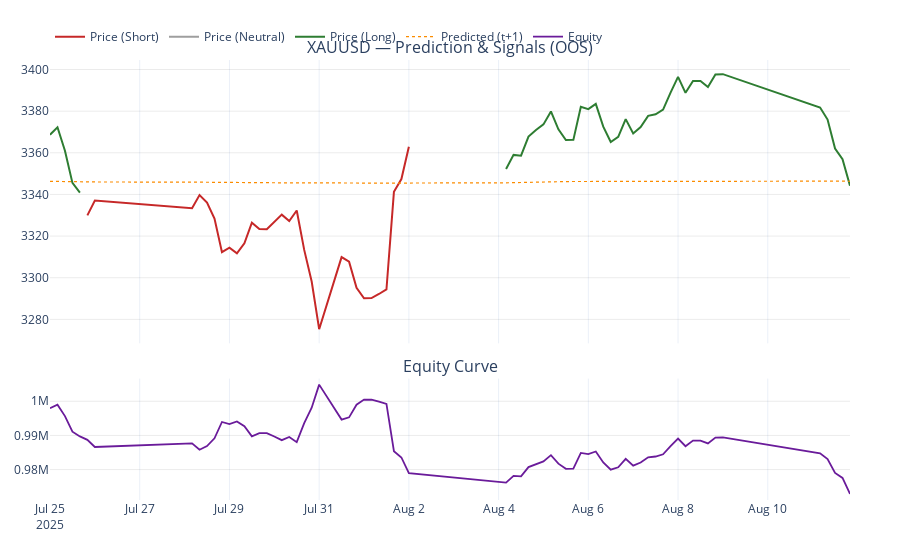
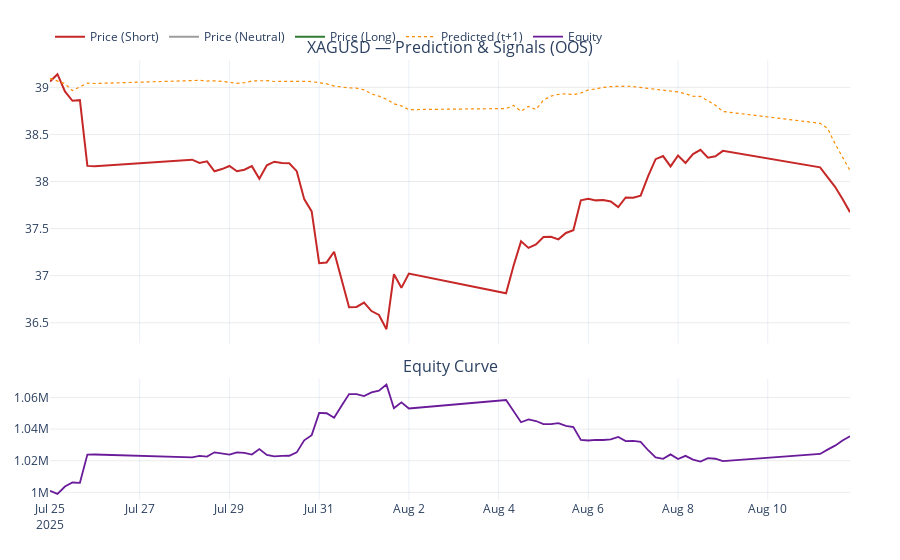
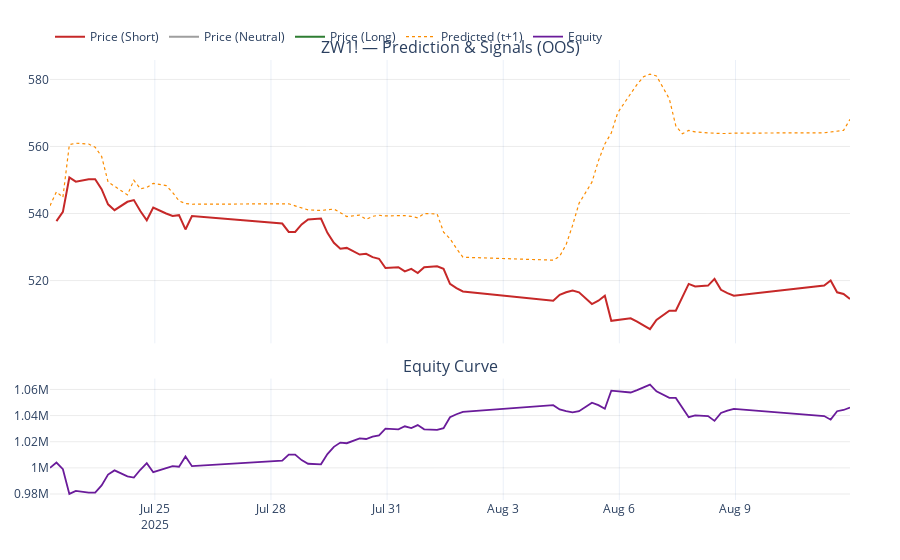
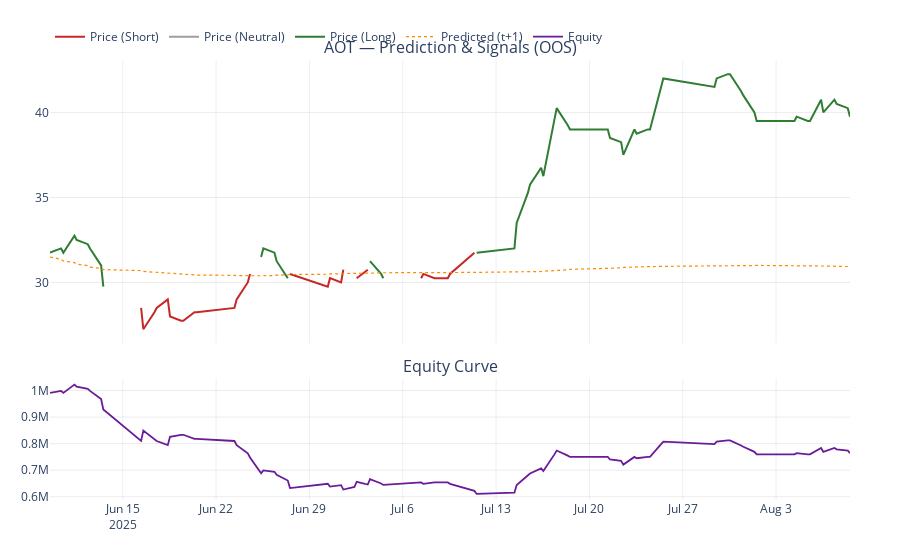

The code cell stored with these charts, in order, in its notebook:
### Code cell
if __name__ == "__main__":
    tickers = ["XAUUSD", "XAGUSD", "ZW1!", "AOT", "BRN1!", "S501!"]
    model = LSTMRSITradingModel(
        tickers=tickers,
        start_date="2025-01-01",
        end_date="2025-08-11",
        sequence_length=38,
        hidden_layer_size=492,
        learning_rate=0.0021,
        epochs=3000,
        lstm_layers=1,
        dropout=0.0,
        tx_cost_bps=10.0,
        long_threshold=0.0,
        short_threshold=0.0,
        train_frac=0.7,
        seed=123,
        interval=Interval.in_4_hour,
        n_bars=300,
    )

    model.fetch_data()

    an = PortfolioAnalytics(rf_per_period=0.0, ann_factor=1560.0)   # Adjust ann_factor depend of timeframe data u use like if 1 day timeframe annual is 252

    px, R = an.build_prices_and_returns(model.data, col="close", kind="simple")

   
    st = an.stats(R)
    w_tan = an.tangent_weights(st["mu"], st["cov"], long_only_fallback=True)
    eq_tan = an.equity_from_static_weights(R, w_tan, initial_value=model.initial_balance)

    
    dyn = an.hjb_dynamic(R,lam=0.94,gamma_mode="implied_equal",leverage_cap=1.0,long_only=True,initial_value=model.initial_balance,)
    W_dyn = dyn["weights"]
    eq_dyn = dyn["equity"]

    
    print("Tangent weights:", dict(zip(R.columns, w_tan)))
    print("Final equity (tangent):", float(eq_tan.iloc[-1]))
    print("Final equity (dynamic):", float(eq_dyn.iloc[-1]))

    print("[before tuning]", model.current_params())
    try:
        study = model.tune_hyperparameters(asset="XAUUSD", n_trials=10, val_frac=0.2, risk_aversion=4)  #Optuna Tune Parameters   Revise n_trials what you want 
    except Exception as e:
        print("Tuning failed:", e)

    print("[after tuning]", model.current_params())
    model.run(tune_each_asset=True, n_trials_each=10, val_frac=0.2, risk_aversion=4) #after get params Numerical Method Revise n_trials what you want 
    an.plot_mpt_mdp_deterministic(R=R,eq_tan=eq_tan,eq_dyn=eq_dyn,sign_policy=None,per_asset_upper=1.0,n_frontier=150)
